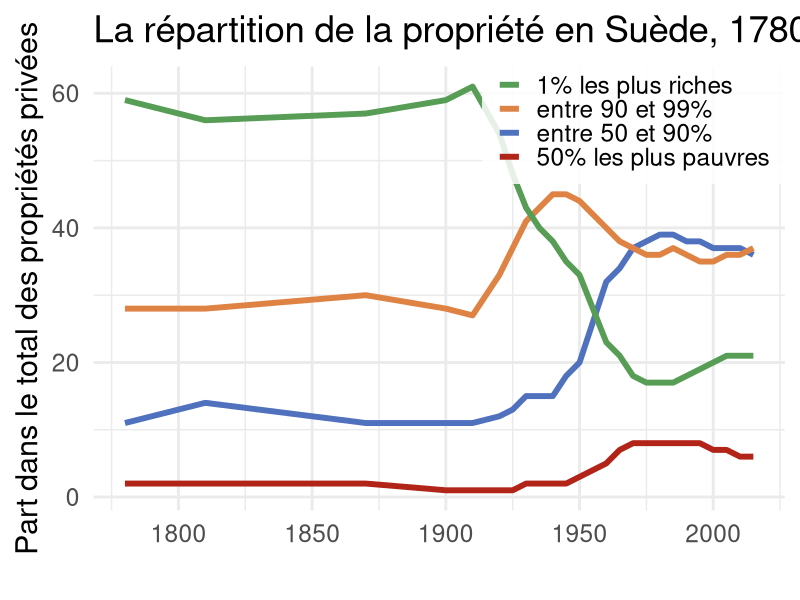
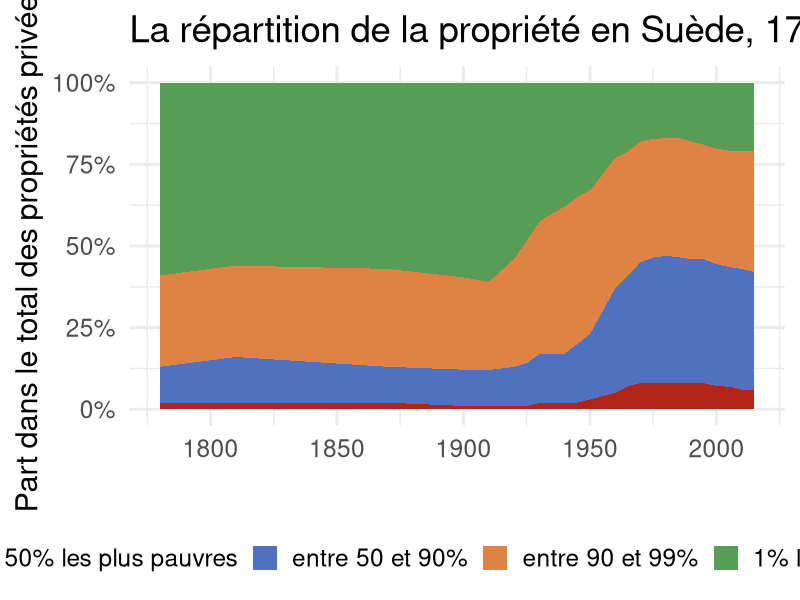
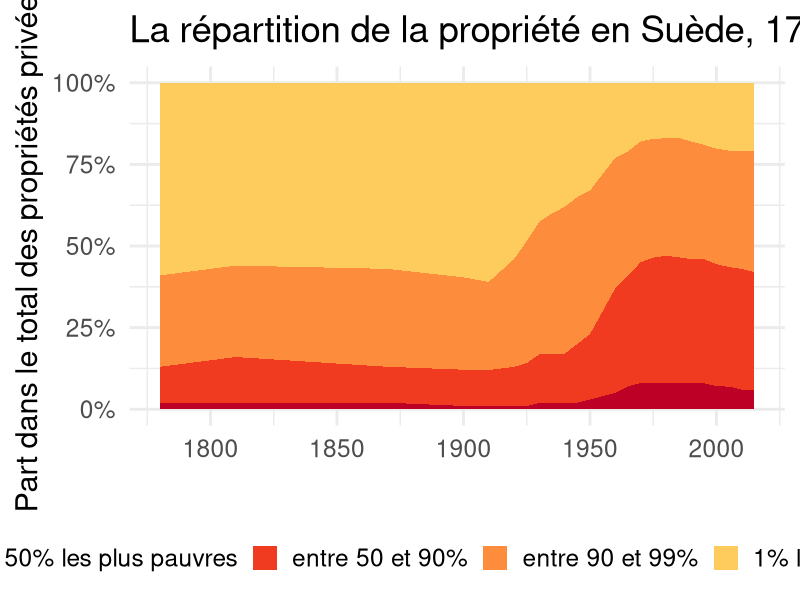

Source code (R) for these figures, in order:
## ---- chunk 1
knitr::opts_chunk$set(echo = FALSE, message = FALSE, warning = FALSE)

knitr::opts_chunk$set(
  fig.width = 12,   # increase width
  fig.height = 6,
  out.width = "100%"   # VERY IMPORTANT
)

if (requireNamespace("rstudioapi", quietly = TRUE) && rstudioapi::isAvailable()) {
  # Interactive in RStudio: use the current editor document path
  rmd_path <- rstudioapi::getActiveDocumentContext()$path
} else {
  # When knitting/rendering: knitr knows the input
  rmd_path <- knitr::current_input(dir = TRUE)
}
if (!is.null(rmd_path) && nzchar(rmd_path)) {
  knitr::opts_knit$set(root.dir = dirname(normalizePath(rmd_path)))
  setwd(dirname(normalizePath(rmd_path)))
}

library(ggplot2)
library(dplyr)
library(tidyr)
library(stringr)
library(RColorBrewer)
## ---- chunk 2

df.repartition.sweden <- read.csv("piketty-sweden-property-repartition.csv")
df.repartition.sweden$quantile = factor(df.repartition.sweden$quantile, levels = c("inf_50", "50_90", "90_99", "sup_99"))
level_names = c("50% les plus pauvres", "entre 50 et 90%", "entre 90 et 99%", "1% les plus riches")


ggplot(
  data = df.repartition.sweden,
  aes(
    x = year,
    y = rel_property * 100,
    colour = quantile
  )
) +
  geom_line(lwd = 2) +
  scale_color_manual(
    values = c(
      rgb(179, 36, 24, maxColorValue = 255),
      rgb(79, 113, 190, maxColorValue = 255),
      rgb(223, 131, 68, maxColorValue = 255),
      rgb(87, 157, 85, maxColorValue = 255)
    ),
    labels = level_names,
    guide = guide_legend(reverse = TRUE)
  ) +
  theme_minimal(base_size = 22) +
  theme(
    plot.caption = element_text(hjust = 0, size = 10, face = "italic"),
    legend.position = c(1, 1.02),
    legend.justification = c(1, 1),
    legend.background = element_rect(fill = scales::alpha("white", 0.85), colour = NA),
  ) +
  labs(
    title = "La répartition de la propriété en Suède, 1780-2015",
    y = "Part dans le total des propriétés privées",
    x = "",
    colour = NULL
  )

## ---- chunk 3
p = ggplot(
  data = df.repartition.sweden,
  aes(
    x = year,
    y = rel_property,
    fill = quantile
  )
) +
  geom_area(
    position = position_fill(reverse = TRUE),
    linewidth = 0
  ) +
  scale_fill_manual(
    values = c(
      rgb(179, 36, 24, maxColorValue = 255),
      rgb(79, 113, 190, maxColorValue = 255),
      rgb(223, 131, 68, maxColorValue = 255),
      rgb(87, 157, 85, maxColorValue = 255)
    ),
    labels = level_names
  ) +
  scale_y_continuous(
    labels = scales::label_percent(accuracy = 1)
  ) +
  theme_minimal(base_size = 22) +
  theme(legend.position = "bottom") +
  labs(
    title = "La répartition de la propriété en Suède, 1780-2015",
    y = "Part dans le total des propriétés privées",
    x = "",
    fill = NULL
  )

p
## ---- chunk 4
p + scale_fill_manual(
  values = rev(brewer.pal(5, "YlOrRd")[2:5]),
  labels = level_names,
)
